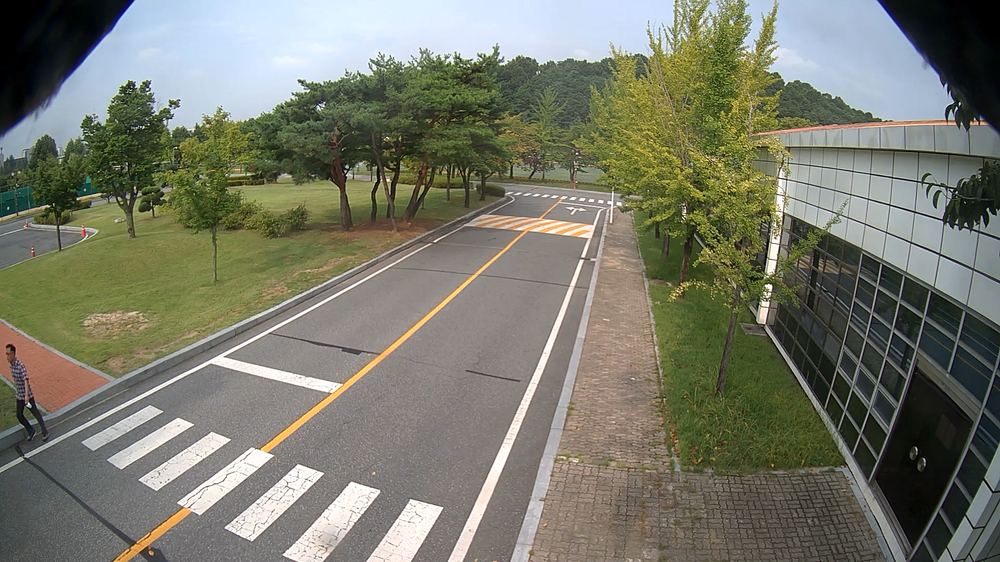
#> input picture 20210812_084000_000_0400.png, 1000 x 562 px, shrunk from 1920 x 1080 before the run
$ python undistort.py
#> lines starting #> are read from the running program, lines starting #| are printed output that depends on the picture
import argparse
import numpy as np
import cv2
from copy import deepcopy
from scipy.spatial.transform import Rotation as R
import json

def zshot_undistort_pixels(pixels: np.ndarray,
                        K: np.ndarray)-> np.ndarray:
    inv_K = np.linalg.inv(K)
    # (n, 2) -> (n, 3)
    pixels = np.array([[px[0], px[1], 1] for px in pixels], dtype=np.float32)

    # distorted pixel -> normed image plane
    d_pts = pixels @ inv_K.T
    d_pts = np.array([[pt[0] / pt[2], pt[1] / pt[2], 1] for pt in d_pts], dtype=np.float32)

    # calc distort
    r_d = np.sqrt(d_pts[:, 0] ** 2 + d_pts[:, 1] ** 2)
    r_u = np.tan(r_d)

    u_pts = (r_u / r_d)[:, np.newaxis] * d_pts
    u_pts = np.array([[pt[0], pt[1], 1] for pt in u_pts], dtype=np.float32)
    u_pixels = u_pts @ K.T

    return u_pixels[:, :2]

def zshot_undistort_image(img: np.ndarray,
                          focal: float)-> np.ndarray:
    height, width, _ = img.shape
    cx, cy = (width - 1) / 2, (height - 1) / 2

    u_image = deepcopy(img)

    for y in range(height):
        for x in range(width):
            # calc normalized undistorted pixel, (x, y) is not distorted pixels!
            x_nu = (x - cx) / focal
            y_nu = (y - cy) / focal

            # calc radial distortion coeff
            ru = np.sqrt(x_nu ** 2 + y_nu ** 2) # tan(theta) = np.sqrt(x_nu ** 2 + y_nu ** 2)
            rd = np.arctan(ru)

            # apply it to points
            x_nd = (rd / ru) * x_nu
            y_nd = (rd / ru) * y_nu

            # # apply it back to points
            x_pd = focal * x_nd + cx
            y_pd = focal * y_nd + cy

            u_image[y, x] = img[int(y_pd), int(x_pd)]

    return u_image

def zshot_distort_points(pts: np.ndarray,
                         K: np.ndarray,
                         rvec: np.ndarray = np.zeros((3,), dtype=np.float32),
                         tvec: np.ndarray = np.zeros((3,), dtype=np.float32))-> np.ndarray:
    # from world to camera
    pts = R.from_rotvec(rvec).apply(pts) + tvec

    # from camera to normed image plane
    pts = np.array([[pt[0] / pt[2], pt[1] / pt[2], 1] for pt in pts], dtype=np.float32)

    # apply distort
    ru = np.sqrt(pts[:, 0] ** 2 + pts[:, 1] ** 2)
    rd = np.arctan(ru)

    # apply it to points
    pts *= (rd / ru)[:, np.newaxis]
    pts = np.array([[pt[0] / pt[2], pt[1] / pt[2], 1] for pt in pts], dtype=np.float32)

    # project to pixel plane
    return (pts @ K.T)[:, :2]

if __name__ == '__main__':
    parser = argparse.ArgumentParser()
    parser.add_argument('--input_image', type=str, default='20210812_084000_000_0400.png')
    parser.add_argument('--focal', type=float, default=1021.9253974248712)
    parser.add_argument('--output_image', type=str, default='output.png')
    args = parser.parse_args()

    image_path = args.input_image
    focal = args.focal
    output_image = args.output_image

    # Get distorted image information
    d_image = cv2.imread(image_path)
#> d_image is the input picture: shape (562, 1000, 3); mean B, G, R 106.5, 121.2, 119.7
    Height, Width, _ = d_image.shape
#> Height = 562; Width = 1000
    cx, cy = (Width - 1) / 2, (Height - 1) / 2
#> cx = 499.5; cy = 280.5

    # [19 lines of commented-out code are left out]
    u_image = zshot_undistort_image(d_image, focal)
#> after the loop in zshot_undistort_image, `for y in range(height):`:
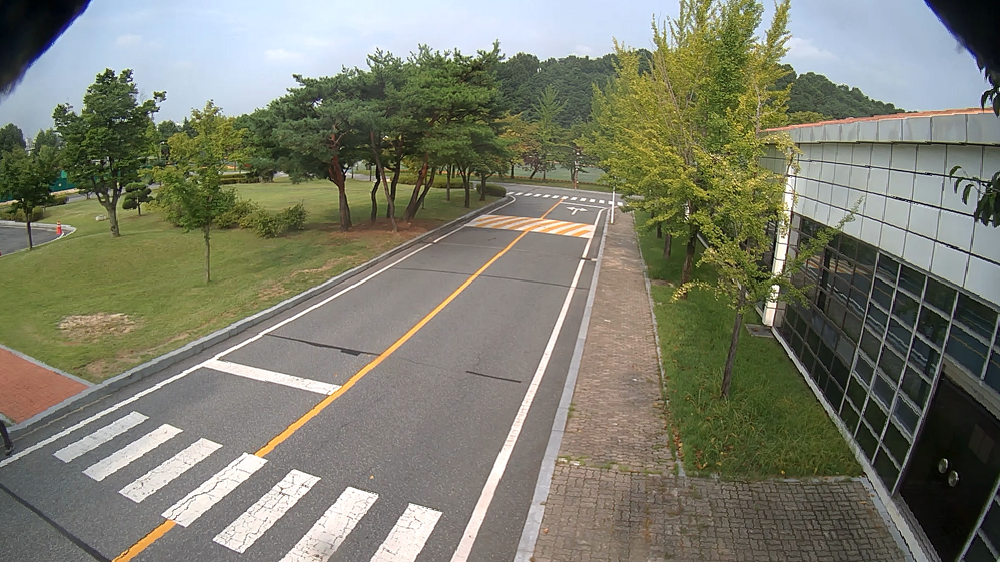
#> u_image: shape (562, 1000, 3); mean B, G, R 108.9, 124.7, 123.4
    # [9 lines of commented-out code are left out]
    cv2.imwrite(image_path[:-4] + '_undistort' + image_path[-4:], u_image)

    # cv2.waitKey(0)

$ run again, with 20210812_084000_000_0600.png copied over 20210812_084000_000_0400.png
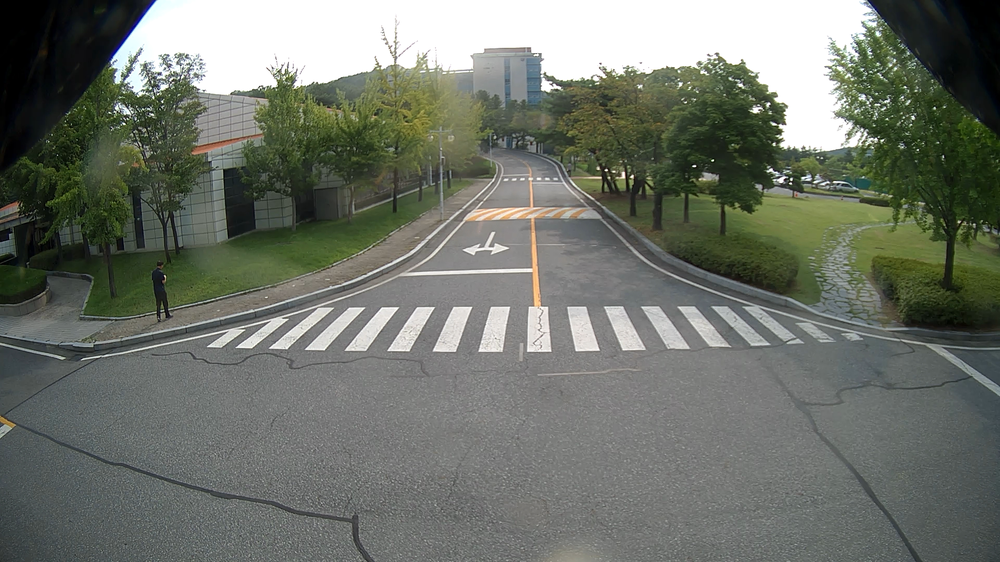
#> input picture 20210812_084000_000_0600.png, 1000 x 562 px, shrunk from 1920 x 1080 before the run
#> d_image is the input picture: shape (562, 1000, 3); mean B, G, R 106.3, 115.5, 110.7
#> after the loop in zshot_undistort_image, `for y in range(height):`:
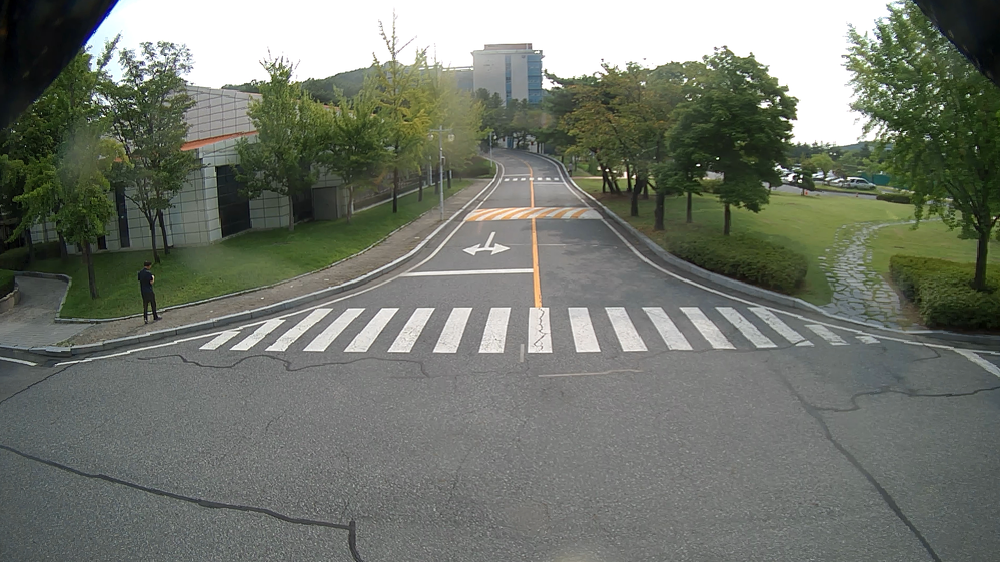
#> u_image: shape (562, 1000, 3); mean B, G, R 109, 118.8, 114

$ run again, with 20210812_084000_000_0700.png copied over 20210812_084000_000_0400.png
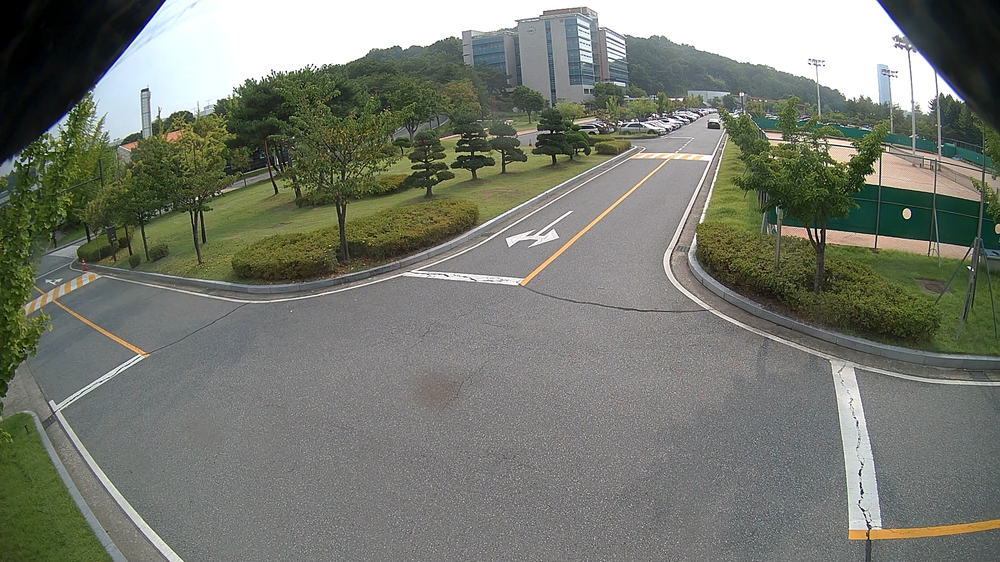
#> input picture 20210812_084000_000_0700.png, 1000 x 562 px, shrunk from 1920 x 1080 before the run
#> d_image is the input picture: shape (562, 1000, 3); mean B, G, R 111.6, 121.7, 118
#> after the loop in zshot_undistort_image, `for y in range(height):`:
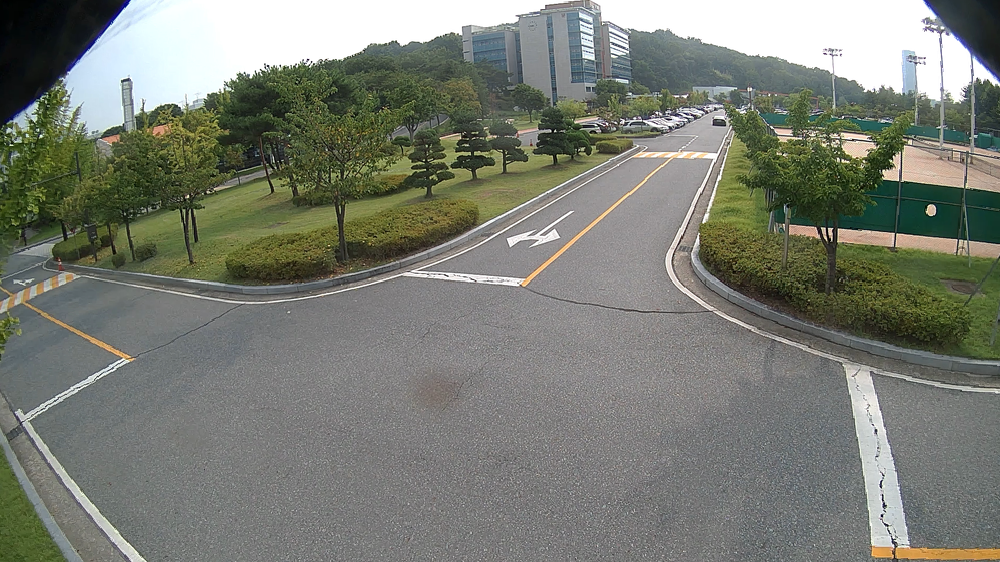
#> u_image: shape (562, 1000, 3); mean B, G, R 115.4, 125.1, 121.7
